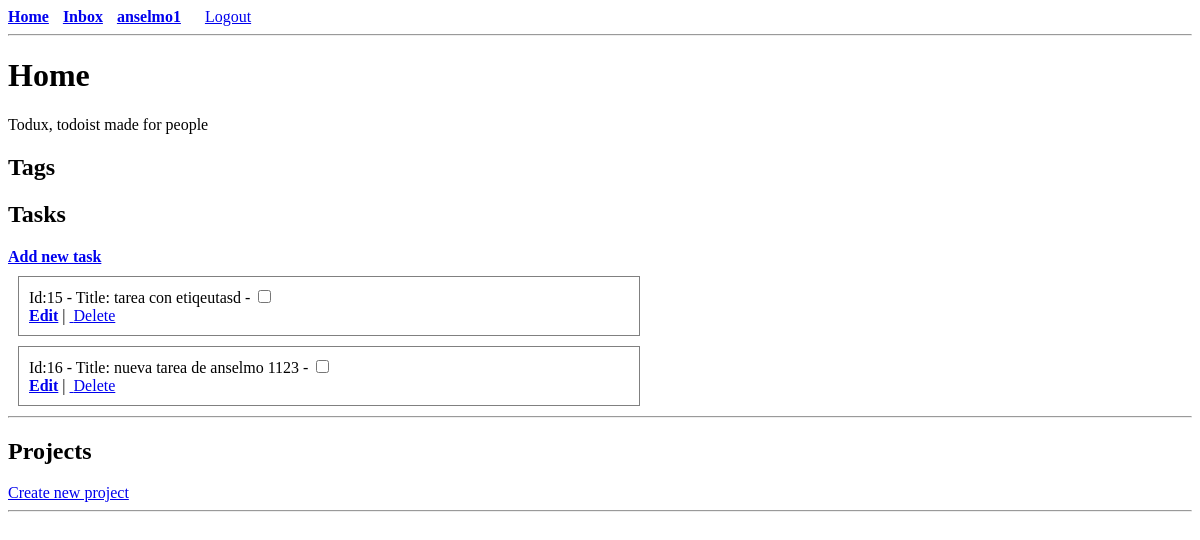
The app's page / (signed in), older data.
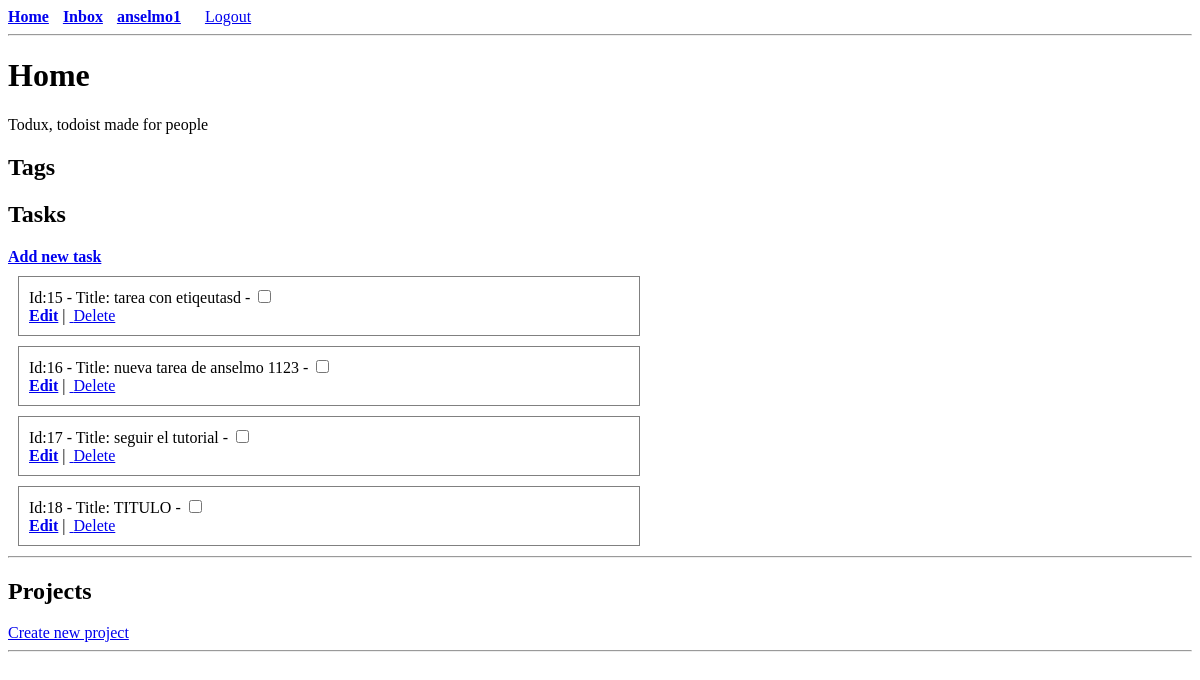
The same page, newer data.
### base/models.py (models this page shows, shortened)
class Task(models.Model):
    title = models.CharField(max_length=500)
    description = models.TextField(blank=True, null=True)
    done = models.BooleanField(default=False)
    start_date = models.DateTimeField(blank=True, null=True)
    due_date = models.DateTimeField(blank=True, null=True)
    priority = models.IntegerField(
        default=1,
        validators=[MinValueValidator(1), MaxValueValidator(4)]
    )
    updated = models.DateTimeField(auto_now=True)
    created = models.DateTimeField(auto_now_add=True)
    project = models.ForeignKey(Project, on_delete=models.CASCADE)
    owner = models.ForeignKey(User, on_delete=models.CASCADE,null=True)
    tags = models.ManyToManyField(Tag, blank=True)
    class Meta():
        ordering = ['done']

### base/views.py (the view)
# urls.py: path("", views.home, name="home"),
@login_required(login_url='login')
def home(request):
    user = request.user
    tasks = user.task_set.all()
    tags = user.tag_set.all()
    projects = user.project_set.all()
    context = {'tasks':tasks,'projects':projects,'tags':tags}
    return render(request,'base/home.html',context)

### base/templates/base/home.html (shortened to what this page needs)
{% extends 'main.html' %}
{% block content %}
<h1>Home</h1>
<p>Todux, todoist made for people</p>
<div>
    <h2>Tags</h2>
</div>
<div>
    <h2>Tasks</h2>
    <strong><a href="{% url 'add-task' %}">Add new task</a></strong>
{% for task in  tasks %}
<div style="border: 1px solid grey; width: 600px; margin: 10px; padding:10px;" >
    Id:{{task.id}} - Title: {{task.title}} - <input type="checkbox" name="done" {% if task.done %} checked {% endif %}>
    <div> <strong><a href="{% url 'update-task' task.id %}">Edit</a></strong> | <a href="{% url 'delete-task' task.id %}" class=""> Delete</a></div>
</div>
{% endfor %}
</div>
<hr>
<div>
    <h2>Projects</h2>
<div>
    <a href="{% url 'create-project' %}">Create new project</a>
</div>
</div>
{% endblock %}

Row changes from the older to the newer data that the page shows:
added Task: id "17", title "seguir el tutorial"
added Task: id "18", title "TITULO"
